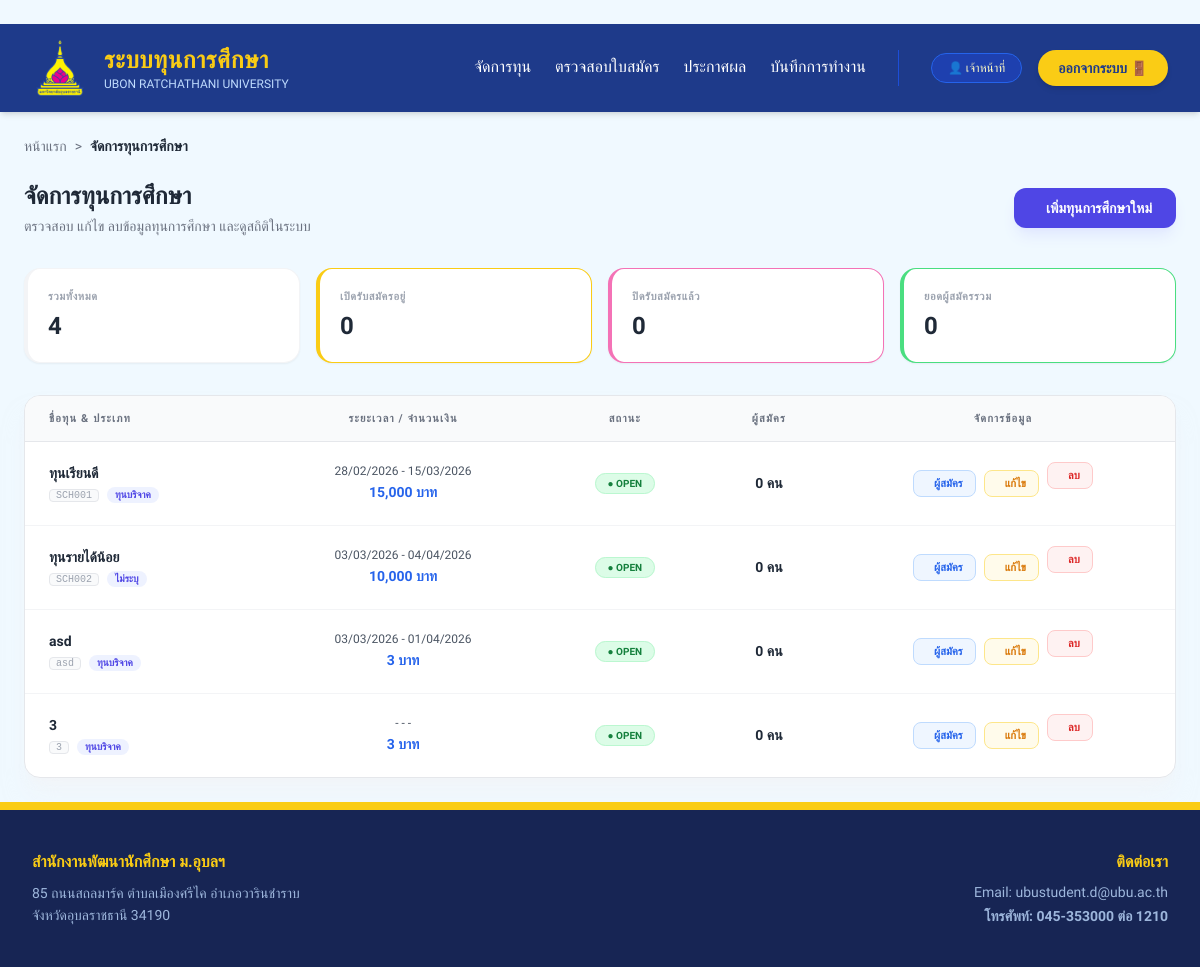
The app's page /officer/scholarships, older data.
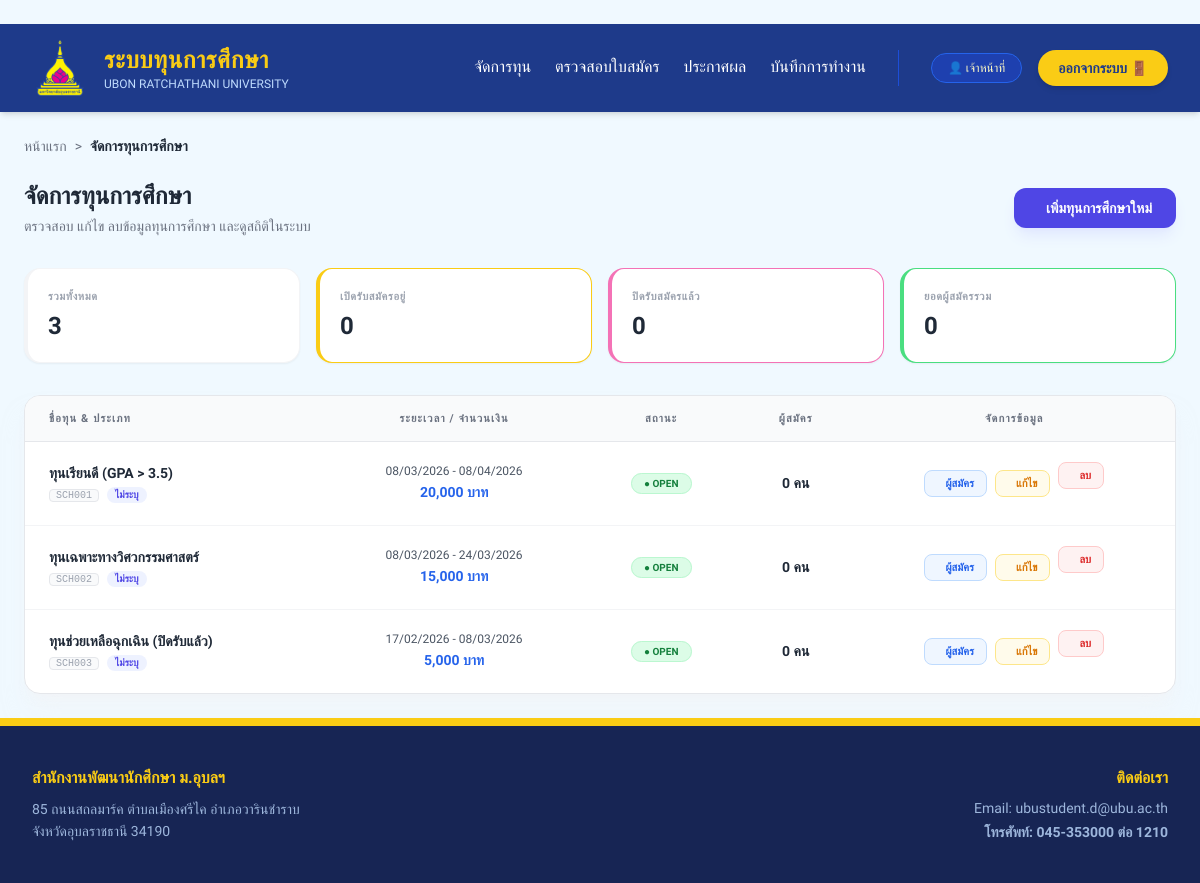
The same page, newer data.
### models.py (models this page shows, shortened)
class Scholarship(db.Model):
    __tablename__ = 'scholarship'
    id = db.Column(db.String(20), primary_key=True)
    name = db.Column(db.String(100), nullable=False) # ชื่อทุน
    quota = db.Column(db.Integer, default=0) # จำนวนกี่ทุน
    amount = db.Column(db.Float, nullable=True) # ทุนละเท่าไหร่
    category = db.Column(db.String(50)) # ประเภทของทุน (เช่น ทุนภายใน/ภายนอก)
    start_date = db.Column(db.Date) # วันที่เปิดรับสมัคร
    end_date = db.Column(db.Date) # วันที่ปิดรับสมัคร
    provider = db.Column(db.String(100)) # หน่วยงานของทุนนั้นๆ
    min_gpax = db.Column(db.Float, nullable=True)
    income_cap = db.Column(db.Float, nullable=True) # กำหนดเพดานรายได้ (ถ้ามี)
    status = db.Column(db.String(20), default='open')  # สถานะของทุน open(เปิดรับ),checking=close(กำลังตรวจสอบ,ปิดทุน), interview(รายชื่อสัมภาษณ์), announce(รายชื่อได้รับทุน)
    interview_file_url = db.Column(db.String(500))    # ลิงก์ไฟล์ประกาศสัมภาษณ์
    announce_file_url = db.Column(db.String(500))     # ลิงก์ไฟล์ประกาศคนได้ทุน
    faculty_condition = db.Column(db.String(100), nullable=True) # หรือเป็น Text ก็ได้
    image = db.Column(db.String(200), nullable=True) # ชื่อไฟล์ภาพ
    qualifications = db.Column(db.Text, nullable=True) # คุณสมบัติ
    conditions = db.Column(db.Text, nullable=True) # เงื่อนไข
    scholarship_type = db.Column(db.String(50), nullable=True) # ประเภททุน (ทุนบริจาค, ฯลฯ)
    scholarship_nature = db.Column(db.String(50), nullable=True) # ลักษณะทุน (ทุนรายปี, ฯลฯ)
    number_of_scholarships = db.Column(db.Integer, default=1) # จำนวนทุน
    required_documents = db.Column(db.Text, nullable=True) # เอกสารที่ต้องส่ง
    criteria = db.relationship('Criterion', backref='scholarship', lazy=True)
    applications = db.relationship('Application', backref='scholarship', lazy=True)

### routes/officer_routes.py (the view)
@officer_bp.route('/scholarships')
def list_scholarships():
    scholarships = Scholarship.query.all()
    return render_template('officer/scholarships.html', scholarships=scholarships)

### templates/officer/scholarships.html (shortened to what this page needs)
{% extends "layouts/base_officer.html" %}
{% block content %}
<div class="max-w-7xl mx-auto p-6 font-prompt">
    <div class="mb-6 flex items-center text-sm text-gray-500">
        <a href="{{ url_for('officer.home') }}" class="hover:text-blue-600 transition">หน้าแรก</a>
        <span class="mx-2">></span>
        <span class="font-bold text-gray-800">จัดการทุนการศึกษา</span>
    </div>
    <div class="flex flex-col md:flex-row md:items-center justify-between mb-8 gap-4">
        <div>
            <h1 class="text-2xl font-bold text-gray-800 mb-1">จัดการทุนการศึกษา</h1>
            <p class="text-gray-500 text-sm">ตรวจสอบ แก้ไข ลบข้อมูลทุนการศึกษา และดูสถิติในระบบ</p>
        </div>
        <a href="{{ url_for('officer.add_scholarship') }}"
           class="bg-[#4F46E5] hover:bg-indigo-700 text-white font-bold py-2.5 px-6 rounded-xl shadow-lg shadow-indigo-100 transition-all flex items-center justify-center text-sm transform hover:-translate-y-1">
             เพิ่มทุนการศึกษาใหม่
        </a>
    </div>
    <div class="grid grid-cols-1 sm:grid-cols-2 lg:grid-cols-4 gap-4 mb-8">
        <div class="bg-white p-5 rounded-2xl shadow-sm border-l-4 border-blue-500 border border-gray-100">
            <p class="text-[11px] text-gray-400 uppercase font-bold tracking-wider mb-1">รวมทั้งหมด</p>
            <h3 class="text-2xl font-black text-gray-800">{{ scholarships|length }}</h3>
        </div>
        <div class="bg-white p-5 rounded-2xl shadow-sm border-l-4 border-yellow-400 border border-gray-100">
            <p class="text-[11px] text-gray-400 uppercase font-bold tracking-wider mb-1">เปิดรับสมัครอยู่</p>
            <h3 class="text-2xl font-black text-gray-800">
                {{ scholarships | selectattr('status', 'equalto', 'Open') | list | length }}
            </h3>
        </div>
        <div class="bg-white p-5 rounded-2xl shadow-sm border-l-4 border-pink-400 border border-gray-100">
            <p class="text-[11px] text-gray-400 uppercase font-bold tracking-wider mb-1">ปิดรับสมัครแล้ว</p>
            <h3 class="text-2xl font-black text-gray-800">
                {{ scholarships | selectattr('status', 'equalto', 'Closed') | list | length }}
            </h3>
        </div>
        <div class="bg-white p-5 rounded-2xl shadow-sm border-l-4 border-green-400 border border-gray-100">
            <p class="text-[11px] text-gray-400 uppercase font-bold tracking-wider mb-1">ยอดผู้สมัครรวม</p>
            <h3 class="text-2xl font-black text-gray-800">
                {% set total_apps = 0 %}
                {% for s in scholarships %}{% set total_apps = total_apps + (s.applications|length if s.applications else 0) %}{% endfor %}
                {{ total_apps }}
            </h3>
        </div>
    </div>
    <div class="bg-white shadow-xl shadow-gray-100/50 rounded-2xl border border-gray-200 overflow-hidden">
        <div class="overflow-x-auto">
            <table class="w-full text-left border-collapse">
                <thead>
                    <tr class="bg-gray-50 border-b border-gray-200">
                        <th class="px-6 py-4 text-[11px] font-black text-gray-500 uppercase tracking-widest">ชื่อทุน & ประเภท</th>
                        <th class="px-6 py-4 text-[11px] font-black text-gray-500 uppercase tracking-widest text-center">ระยะเวลา / จำนวนเงิน</th>
                        <th class="px-6 py-4 text-[11px] font-black text-gray-500 uppercase tracking-widest text-center">สถานะ</th>
                        <th class="px-6 py-4 text-[11px] font-black text-gray-500 uppercase tracking-widest text-center">ผู้สมัคร</th>
                        <th class="px-6 py-4 text-[11px] font-black text-gray-500 uppercase tracking-widest text-center">จัดการข้อมูล</th>
                    </tr>
                </thead>
                <tbody class="divide-y divide-gray-100">
                    {% for scholarship in scholarships %}
                    <tr class="hover:bg-indigo-50/30 transition-colors">
                        <td class="px-6 py-5">
                            <div class="font-bold text-gray-800 text-sm mb-1">{{ scholarship.name }}</div>
                            <div class="flex items-center gap-2">
                                <span class="text-[10px] font-mono text-gray-400 bg-gray-50 px-1.5 rounded border">{{ scholarship.id }}</span>
                                <span class="text-[10px] text-indigo-600 font-bold bg-indigo-50 px-2 py-0.5 rounded-full">{{ scholarship.scholarship_type or 'ไม่ระบุ' }}</span>
                            </div>
                        </td>
                        <td class="px-6 py-5 text-center">
                            <div class="text-[12px] text-gray-600 font-medium">
                                {{ scholarship.start_date.strftime('%d/%m/%Y') if scholarship.start_date else '-' }} -
                                {{ scholarship.end_date.strftime('%d/%m/%Y') if scholarship.end_date else '-' }}
                            </div>
                            <div class="text-sm font-bold text-blue-600 mt-1">
                                {{ "{:,.0f}".format(scholarship.amount) if scholarship.amount else '0' }} บาท
                            </div>
                        </td>
                        <td class="px-6 py-5 text-center">
                            {% if scholarship.status|lower == 'open' %}
                                <span class="px-3 py-1 rounded-full text-[10px] font-black bg-green-100 text-green-700 border border-green-200">● OPEN</span>
                            {% else %}
                                <span class="px-3 py-1 rounded-full text-[10px] font-black bg-red-50 text-red-600 border border-red-100">● CLOSED</span>
                            {% endif %}
                        </td>
                        <td class="px-6 py-5 text-center">
                            <div class="text-sm font-black text-gray-800">{{ scholarship.applications|length if scholarship.applications else 0 }} คน</div>
                        </td>
                        <td class="px-6 py-5 text-center">
                            <div class="flex items-center justify-center space-x-2">
                                <a href="{{ url_for('officer.applications', scholarship_id=scholarship.id) }}"
                                   class="flex items-center px-3 py-1.5 rounded-lg bg-blue-50 text-blue-600 border border-blue-200 hover:bg-blue-600 hover:text-white transition-all">
                                    <span class="text-[11px] font-bold">ผู้สมัคร</span>
                                </a>
                                <a href="{{ url_for('officer.edit_scholarship', scholarship_id=scholarship.id) }}"
                                   class="flex items-center px-3 py-1.5 rounded-lg bg-amber-50 text-amber-600 border border-amber-200 hover:bg-amber-600 hover:text-white transition-all">
                                    <span class="text-[11px] font-bold">แก้ไข</span>
                                </a>
                                <form action="{{ url_for('officer.delete_scholarship', scholarship_id=scholarship.id) }}"
                                      method="POST" class="inline" onsubmit="return confirm('⚠️ คำเตือน: คุณต้องการลบทุน {{ scholarship.name }} ใช่หรือไม่?')">
                                    <button type="submit" class="flex items-center px-3 py-1.5 rounded-lg bg-red-50 text-red-600 border border-red-200 hover:bg-red-600 hover:text-white transition-all">
                                        <span class="text-[11px] font-bold">ลบ</span>
                                    </button>
                                </form>
                            </div>
                        </td>
                    </tr>
                    {% endfor %}
                </tbody>
            </table>
        </div>
    </div>
</div>
{% endblock %}

### templates/layouts/base_officer.html
﻿{% extends "layouts/base.html" %}
{% block nav_links %}
    <a href="/officer/scholarships" class="text-white hover:text-yellow-400 font-medium transition-colors border-b-2 border-transparent hover:border-yellow-400">จัดการทุน</a>
    <a href="/officer/applications" class="text-white hover:text-yellow-400 font-medium transition-colors border-b-2 border-transparent hover:border-yellow-400">ตรวจสอบใบสมัคร</a>
    <a href="/officer/announcement" class="text-white hover:text-yellow-400 font-medium transition-colors border-b-2 border-transparent hover:border-yellow-400">ประกาศผล</a>
    <a href="/officer/audit-log" class="text-white hover:text-yellow-400 font-medium transition-colors border-b-2 border-transparent hover:border-yellow-400">บันทึกการทำงาน</a>
{% endblock %}
{% block role_name %}เจ้าหน้าที่{% endblock %}

### templates/layouts/base.html (shortened to what this page needs)
<!DOCTYPE html>
<html lang="th">
<head>
    <script src="https://cdn.tailwindcss.com"></script>
    <link rel="stylesheet" href="https://cdn.jsdelivr.net/npm/swiper@11/swiper-bundle.min.css" />
</head>
<body class="bg-sky-50 min-h-screen flex flex-col m-0 p-0">
    <header class="bg-blue-900 text-white shadow-md w-full sticky top-0 z-50">
        <div class="w-full px-8 py-4 flex justify-between items-center">
            <div class="flex items-center gap-4">
                <div class="w-14 h-14">
                    <img src="{{ url_for('static', filename='images/ubu_logo.png') }}" alt="UBU Logo" class="w-full h-full object-contain">
                </div>
                <div>
                    <h1 class="text-2xl font-bold text-yellow-400 tracking-wide">ระบบทุนการศึกษา</h1>
                    <p class="text-xs text-blue-200 uppercase">Ubon Ratchathani University</p>
                </div>
            </div>
           <nav class="hidden md:flex items-center gap-8">
                <div class="flex gap-6">
                    {% block nav_links %}{% endblock %}
                </div>
                <div class="flex items-center gap-4 border-l border-blue-700 pl-8">
                    <a href="{% block profile_link %}{{ url_for('student.profile') }}{% endblock %}" class="bg-blue-800 hover:bg-blue-700 px-4 py-1.5 rounded-full text-xs border border-blue-600 text-yellow-100 flex items-center gap-2 transition-all cursor-pointer">
                        👤 {% block role_name %}{{ session.get('user_data', {}).get('name', 'นักศึกษา') }}{% endblock %}
                    </a>
                    <a href="/logout" class="bg-yellow-400 text-blue-900 px-5 py-2 rounded-full font-bold hover:bg-yellow-300 transition-all shadow-md text-sm">
                        ออกจากระบบ 🚪
                    </a>
                </div>
            </nav>
        </div>
    </header>
    <main class="flex-grow">
        {% block content %}{% endblock %}
    </main>
    <footer class="bg-blue-950 text-blue-200 py-10 px-8 w-full text-sm border-t-8 border-yellow-400">
        <div class="max-w-7xl mx-auto flex flex-col md:flex-row justify-between items-start gap-6">
            <div>
                <strong class="text-yellow-400 text-base block mb-2">สำนักงานพัฒนานักศึกษา ม.อุบลฯ</strong>
                <p class="opacity-80 leading-relaxed">
                    85 ถนนสถลมาร์ค ตำบลเมืองศรีไค อำเภอวารินชำราบ <br>
                    จังหวัดอุบลราชธานี 34190
                </p>
            </div>
            <div class="md:text-right">
                <strong class="text-yellow-400 text-base block mb-2">ติดต่อเรา</strong>
                <p class="opacity-80">Email: ubustudent.d@ubu.ac.th</p>
                <p class="opacity-80 font-bold mt-1">โทรศัพท์: 045-353000 ต่อ 1210</p>
            </div>
        </div>
    </footer>
</body>
</html>

### templates/layouts/base.html (style rules this page uses)
body { font-family: 'Prompt', sans-serif; }

### templates/officer/scholarships.html (style rules this page uses)
.font-prompt { font-family: 'Prompt', sans-serif; }

Row changes from the older to the newer data that the page shows:
removed Scholarship: name "asd", id "asd", scholarship_type "ทุนบริจาค", start_date "03/03/2026", end_date "01/04/2026", amount "3", status "● OPEN", applications|length "0"
removed Scholarship: name "3", id "3", scholarship_type "ทุนบริจาค", start_date "-", end_date "-", amount "3", status "● OPEN", applications|length "0"
changed Scholarship "SCH001": name "ทุนเรียนดี" → "ทุนเรียนดี (GPA > 3.5)"; scholarship_type "ทุนบริจาค" → "ไม่ระบุ"; start_date "28/02/2026" → "08/03/2026"; end_date "15/03/2026" → "08/04/2026"; amount "15,000" → "20,000"
changed Scholarship "SCH002": name "ทุนรายได้น้อย" → "ทุนเฉพาะทางวิศวกรรมศาสตร์"; start_date "03/03/2026" → "08/03/2026"; end_date "04/04/2026" → "24/03/2026"; amount "10,000" → "15,000"
added Scholarship: name "ทุนช่วยเหลือฉุกเฉิน (ปิดรับแล้ว)", id "SCH003", scholarship_type "ไม่ระบุ", start_date "17/02/2026", end_date "08/03/2026", amount "5,000", status "● OPEN", applications|length "0"
Text that changed along with them:
{{ scholarships|length }}: "4" → "3"
